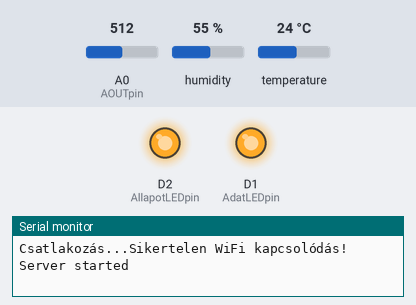
This sketch was run on a simulated ESP8266 (NodeMCU). Parts: output pins drawn as LEDs (lit = HIGH), the last lines printed to the serial monitor. Inputs (shaded band) come from the test bench; at power-on: A0 (AOUTpin) = 512, humidity 55 %, temperature 24 °C. WiFi joins after 1.5 s; servers stay silent unless stated; uploads are accepted with an empty reply.

Above: at 0.1 s.
At 4.2 s:
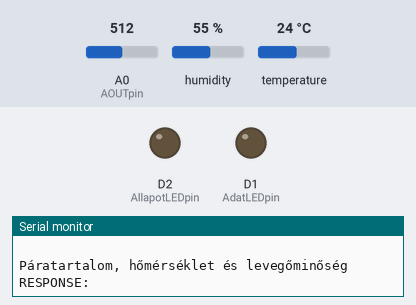
4.3 s: A0 (AOUTpin) set to 10
At 10.2 s:
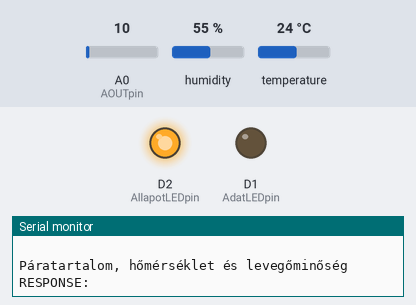
Timing chart, 0 to 13.8 s (numbered marks = the images above; inputs shaded):
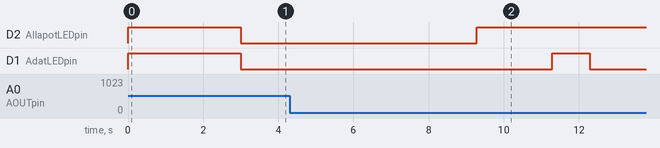

The sketch:

Project2024_Arduino.ino
```cpp
/*
Szükséges board, 2024. 03. 04-től  viszonyítva:

Boardnév: esp8266
Verzió: 3.1.2
Boardlink, csatold az Arduino IDE 2.3.2 Preferences-en belül az additional boards Manager URLs-be:
http://arduino.esp8266.com/stable/package_esp8266com_index.json

A link csatolása és elfogadása után letölthetővé válik a board a Boards Managerben.

Szükséges könyvtárak, 2024. 03. 04-től viszonyítva:

Könyvtárnév: Adafruit Unified Sensor
Verzió: 1.1.14

Könyvtárnév: DHT sensor library
Verzió: 1.4.6
Ennek a könyvtárnak a letöltésekor fogadjuk el az ahhoz szükséges további könyvtárak letöltését is.

-Vadász Dávid
*/

#include "DHT.h"
#include <ESP8266WiFi.h>
#include <ESP8266HTTPClient.h>
#include <ESP8266WebServer.h>

#define DHTPIN D5
#define DHTTYPE DHT11

/*
Módosítandó adatok füstérzékelő kihelyezésekor:
ssid = A hálózat neve
password = a hálózat jelszava

Például:
#define ssid "Cisco3"
#define password "Eotvos2024"
*/
#define ssid "Szűcs Home 2.4GHz"
#define password "Dr.Bnha69Zen"
ESP8266WebServer server(80); // Create a web server listening on port 80

DHT dht(DHTPIN,DHTTYPE);

/*
Az alábbi rész olyan hálózatokra van ahol nem engedélyezett a dinamikus (DHCP) kapcsolódás, alapesetben ez kommentbe van téve,
viszont ha a hálózat manuális ki kell venni belőle és beírni az adott címeket a hálózatének megfelelően.
*/

/*
IPAddress subnet(255,255,0,0);
IPAddress gateway(192,168,1,95);
IPAddress local_IP(192,168,12,2);
IPAddress dns1(8,8,8,8);
IPAddress dns2(192,168,100,150);
*/
HTTPClient httpClient;
WiFiClient client;

const int AOUTpin = A0;
const int AdatLEDpin = D1;
const int AllapotLEDpin = D2;
float paratartalom;
float homersekletCelsius;
int levegominosegPpm;
int hibakod = 0;
bool datasend = HIGH;
bool ledtest = HIGH;

//#################################################################################################################################################################################################################################
//web buttons void

void handleToggledatasend() {
  datasend = !datasend; // Toggle homero state

  server.send(200, "text/plain", String(datasend)); // Send response back to client
}

void handleToggletestled() {
  ledtest = !ledtest; // Toggle homero state

  server.send(200, "text/plain", String(ledtest)); // Send response back to client
}

//#################################################################################################################################################################################################################################

void setup()
{
  pinMode(AdatLEDpin, OUTPUT);
  pinMode(AllapotLEDpin, OUTPUT);
  pinMode(AOUTpin, INPUT);

  Serial.begin(9600);
  dht.begin();

/*
Az alábbi rész olyan hálózatokra van ahol nem engedélyezett a dinamikus (DHCP) kapcsolódás, alapesetben ez kommentbe van téve,
viszont ha a hálózat manuális ki kell venni belőle.
*/

  /*if(WiFi.config(local_IP,gateway,subnet,dns1,dns2)){
    Serial.println("Statikus IP konfigurálva");
  }else{
    Serial.println("Statikus IP konfigurálása sikertelen!");
  }*/

  WiFi.disconnect();
  WiFi.begin(ssid,password);


  int countTime = 0;
  Serial.print("Csatlakozás...");
  while(WiFi.status() != WL_CONNECTED && countTime > 20){
    countTime++;
    Serial.print(".");
    delay(500);
  }
  if(WiFi.isConnected() == false ){
    Serial.println("Sikertelen WiFi kapcsolódás!");
  } else {
    Serial.println("");
    Serial.println("WiFi kapcsolódás sikeres!");
    Serial.println(WiFi.localIP());
    //Állapot sikeres jelzés
    digitalWrite(AllapotLEDpin, HIGH);
    delay(500);
    digitalWrite(AllapotLEDpin, LOW);

  }

//#################################################################################################################################################################################################################################
//webszerver címek

      server.on("/datasend", HTTP_POST, handleToggledatasend);
      server.on("/ledtest", HTTP_POST, handleToggletestled);
      server.begin();
      Serial.println("Server started");

  //LED setup teszt
  digitalWrite(AdatLEDpin, HIGH);
  digitalWrite(AllapotLEDpin, HIGH);
  delay(3000);
  digitalWrite(AdatLEDpin, LOW);
  digitalWrite(AllapotLEDpin, LOW);

 }

//#################################################################################################################################################################################################################################

void adatKuldes(float paratartalom, float homerseklet, int ppm, String eszköz_ip, int hibakod){
  const char *URL = "http://192.168.0.15/Project2024/public/api/fusterzekelo/beszuras";
  String data = "paratartalom="+String(paratartalom)+"&homerseklet="+String(homerseklet)+"&ppm="+String(ppm)+"&eszköz_ip="+String(eszköz_ip)+"&hibakod="+String(hibakod);
  httpClient.begin(client,URL);
  httpClient.addHeader("Content-Type","application/x-www-form-urlencoded");
  httpClient.POST(data);
  String content = httpClient.getString();
  httpClient.end();
  Serial.println(" ");
  Serial.print("Páratartalom, hőmérséklet és levegőminőség RESPONSE: ");
  Serial.println(content);
}

void hibakodok(int hibakod){

if(ledtest == LOW){

      digitalWrite(AdatLEDpin, LOW);
      digitalWrite(AllapotLEDpin, LOW);

}else{

        int time = 2000;
        int rovid = 1000;
        int hosszu = 3000;

          switch (hibakod) {
            case 0:
                //code 0

                digitalWrite(AllapotLEDpin, HIGH);
                delay(time);
                digitalWrite(AdatLEDpin, HIGH);
                delay(rovid);
                digitalWrite(AdatLEDpin, LOW);
                Serial.println("code 0");
              break;
            case 1:

                //code 1
                digitalWrite(AdatLEDpin, LOW);

                delay(time);
                digitalWrite(AllapotLEDpin, HIGH);
                delay(rovid);
                digitalWrite(AllapotLEDpin, LOW);
                delay(time);
                digitalWrite(AllapotLEDpin, HIGH);
                delay(hosszu);
                digitalWrite(AllapotLEDpin, LOW);


              break;
            case 2:
                //code 2
                digitalWrite(AdatLEDpin, LOW);

                delay(time);
                digitalWrite(AllapotLEDpin, HIGH);
                delay(rovid);
                digitalWrite(AllapotLEDpin, LOW);

                ciklushiba(2,AllapotLEDpin,hosszu,time);


              break;
            case 3:
                //code 3
                digitalWrite(AdatLEDpin, LOW);

                ciklushiba(3,AllapotLEDpin,hosszu,time);

                delay(time);
                digitalWrite(AllapotLEDpin, HIGH);
                delay(rovid);
                digitalWrite(AllapotLEDpin, LOW);

              break;
            case 4:
                //code 4
                digitalWrite(AdatLEDpin, LOW);

                ciklushiba(3,AllapotLEDpin,hosszu,time);
                ciklushiba(2,AllapotLEDpin,hosszu,time);
              break;
        }


    }

}

void ciklushiba(int loop, int led, int kozido, int waiting){

  for (int i = 0; i <= loop; i++) {
    delay(waiting);
    digitalWrite(led, HIGH);
    delay(kozido);
    digitalWrite(led, LOW);
    }

}

//#################################################################################################################################################################################################################################

void loop()
{

  server.handleClient(); // Kliens kérések kezelése
  Serial.println(WiFi.localIP());

  if(datasend == HIGH){

    paratartalom= dht.readHumidity();
    homersekletCelsius= dht.readTemperature();
    levegominosegPpm = analogRead(0);

    if (isnan(paratartalom) || isnan(homersekletCelsius)){
      Serial.println("Sikertelen páratartalom és hőmérskéklet beolvasás, ellenőrizd a kábeleket!");
      paratartalom =-99;
      homersekletCelsius =-99;
      hibakod = 1;
    }else{
      Serial.print("Páratartalom: ");
      Serial.print(paratartalom);
      Serial.print("%");
      Serial.print("  ||  ");
      Serial.print("Hőmérséklet: ");
      Serial.print(homersekletCelsius);
      Serial.print("°C");
      Serial.print("  ||  ");
    }

    if (levegominosegPpm <= 10){
      Serial.println("Sikertelen levegőminőség beolvasás, ellenőrizd a kábeleket!");
      levegominosegPpm = -99;
      hibakod = 2;
    }else{
      Serial.print("Levegőminőség: ");
      Serial.print(levegominosegPpm, DEC);
      Serial.print(" ppm");
      Serial.print("  ||  ");
    }


    Serial.print(WiFi.localIP().toString());
    Serial.print("  ||  ");
    Serial.print("Hibakód: ");
    Serial.println(hibakod);
    //Adatküldés és annak a LED jelzése
    adatKuldes(paratartalom, homersekletCelsius, levegominosegPpm, WiFi.localIP().toString(), hibakod);

    delay(6000);

        hibakodok(hibakod);

    if(!isnan(paratartalom) || !isnan(homersekletCelsius) || !levegominosegPpm <= 10){

      hibakod = 0;

    }


  }else{


    digitalWrite(AdatLEDpin, LOW);
    digitalWrite(AllapotLEDpin, LOW);
    Serial.println("Data send off");
    delay(9000);

  }


}
```
